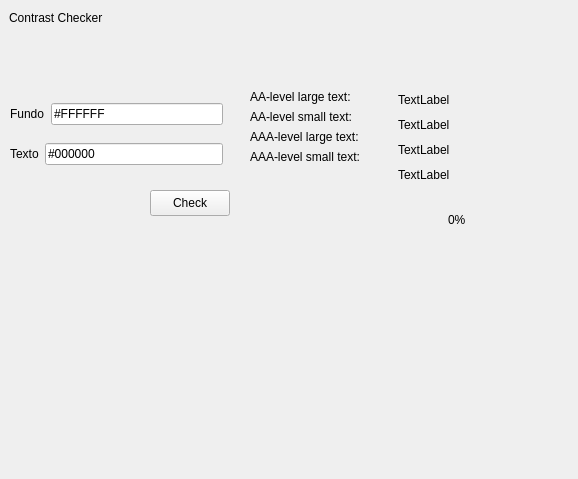
<?xml version="1.0" encoding="UTF-8"?>
<ui version="4.0">
 <class>MainWindow</class>
 <widget class="QMainWindow" name="MainWindow">
  <property name="geometry">
   <rect>
    <x>0</x>
    <y>0</y>
    <width>578</width>
    <height>479</height>
   </rect>
  </property>
  <property name="windowTitle">
   <string>MainWindow</string>
  </property>
  <widget class="QWidget" name="centralwidget">
   <widget class="QLabel" name="title">
    <property name="geometry">
     <rect>
      <x>9</x>
      <y>9</y>
      <width>145</width>
      <height>18</height>
     </rect>
    </property>
    <property name="text">
     <string>Contrast Checker</string>
    </property>
   </widget>
   <widget class="QPushButton" name="btnCheck">
    <property name="geometry">
     <rect>
      <x>150</x>
      <y>190</y>
      <width>80</width>
      <height>26</height>
     </rect>
    </property>
    <property name="text">
     <string>Check</string>
    </property>
   </widget>
   <widget class="QLabel" name="lblPercentage">
    <property name="geometry">
     <rect>
      <x>448</x>
      <y>210</y>
      <width>51</width>
      <height>20</height>
     </rect>
    </property>
    <property name="text">
     <string>0%</string>
    </property>
   </widget>
   <widget class="QWidget" name="layoutWidget">
    <property name="geometry">
     <rect>
      <x>10</x>
      <y>140</y>
      <width>213</width>
      <height>28</height>
     </rect>
    </property>
    <layout class="QHBoxLayout" name="horizontalLayout_2">
     <item>
      <widget class="QLabel" name="lblTexto">
       <property name="text">
        <string>Texto</string>
       </property>
      </widget>
     </item>
     <item>
      <widget class="QLineEdit" name="ledFundo">
       <property name="text">
        <string>#000000</string>
       </property>
      </widget>
     </item>
    </layout>
   </widget>
   <widget class="QWidget" name="layoutWidget">
    <property name="geometry">
     <rect>
      <x>10</x>
      <y>100</y>
      <width>213</width>
      <height>28</height>
     </rect>
    </property>
    <layout class="QHBoxLayout" name="horizontalLayout_3">
     <item>
      <widget class="QLabel" name="lblFundo">
       <property name="text">
        <string>Fundo</string>
       </property>
      </widget>
     </item>
     <item>
      <widget class="QLineEdit" name="ledTexto">
       <property name="text">
        <string>#FFFFFF</string>
       </property>
      </widget>
     </item>
    </layout>
   </widget>
   <widget class="QWidget" name="layoutWidget">
    <property name="geometry">
     <rect>
      <x>250</x>
      <y>90</y>
      <width>290</width>
      <height>94</height>
     </rect>
    </property>
    <layout class="QHBoxLayout" name="horizontalLayout">
     <item>
      <layout class="QFormLayout" name="formLayout">
       <item row="0" column="0">
        <widget class="QLabel" name="label">
         <property name="text">
          <string>AA-level large text:</string>
         </property>
        </widget>
       </item>
       <item row="1" column="0">
        <widget class="QLabel" name="label_2">
         <property name="text">
          <string>AA-level small text:</string>
         </property>
        </widget>
       </item>
       <item row="2" column="0">
        <widget class="QLabel" name="label_3">
         <property name="text">
          <string>AAA-level large text:</string>
         </property>
        </widget>
       </item>
       <item row="3" column="0">
        <widget class="QLabel" name="label_4">
         <property name="text">
          <string>AAA-level small text:</string>
         </property>
        </widget>
       </item>
      </layout>
     </item>
     <item>
      <layout class="QVBoxLayout" name="verticalLayout">
       <item>
        <widget class="QLabel" name="aaLargeTxt">
         <property name="text">
          <string>TextLabel</string>
         </property>
        </widget>
       </item>
       <item>
        <widget class="QLabel" name="aaSmallTxt">
         <property name="text">
          <string>TextLabel</string>
         </property>
        </widget>
       </item>
       <item>
        <widget class="QLabel" name="aaaLargeTxt">
         <property name="text">
          <string>TextLabel</string>
         </property>
        </widget>
       </item>
       <item>
        <widget class="QLabel" name="aaaSmallTxt">
         <property name="text">
          <string>TextLabel</string>
         </property>
        </widget>
       </item>
      </layout>
     </item>
    </layout>
   </widget>
  </widget>
 </widget>
 <resources/>
 <connections/>
</ui>
